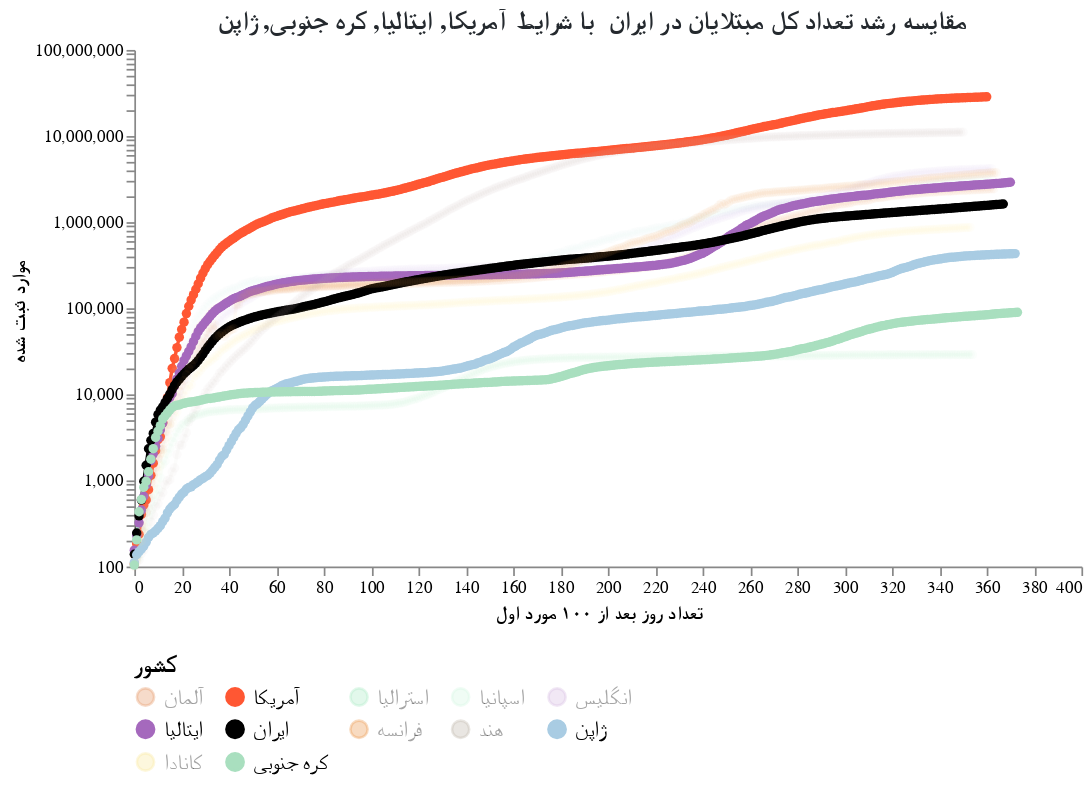

The notebook cell saved with this chart:
### Code cell
#hide_input
chart2 = make_since_chart(['ایران'])
chart2

### Figure 1 — Vega-Lite specification as saved in the notebook (floating-point values rounded to 4 significant figures; data arrays with more than 128 entries replaced by an {"elided": "..."} marker saying what was removed)
{"config": {"view": {"continuousWidth": 400, "continuousHeight": 300, "strokeOpacity": 0}, "axis": {"grid": false}, "title": {"color": "#24292e", "font": "Tahoma", "fontSize": 15}}, "layer": [{"mark": {"type": "line", "color": "black", "opacity": 0.5, "strokeDash": [3, 3]}, "encoding": {"x": {"type": "quantitative", "field": "Days since 100 cases"}, "y": {"type": "quantitative", "field": "Confirmed Cases"}}}, {"mark": {"type": "text", "align": "right", "color": "#FF5733", "dy": -6, "fontSize": 14, "text": "۳۳٪ رشد روزانه"}, "encoding": {"x": {"type": "quantitative", "field": "Days since 100 cases"}, "y": {"type": "quantitative", "field": "Confirmed Cases"}}, "transform": [{"filter": "(datum['Days since 100 cases'] >= 373)"}]}, {"data": {"name": "data-a30ad0f7ce8fe35731c23f00c8b83fa7"}, "mark": {"type": "line", "point": true}, "encoding": {"color": {"type": "nominal", "field": "Country", "legend": {"columns": 5, "labelFont": "Tahoma", "labelFontSize": 13, "orient": "bottom", "symbolLimit": 12, "title": "کشور", "titleFont": "Tahoma", "titleFontSize": 14}, "scale": {"domain": ["آلمان", "آمریکا", "استرالیا", "اسپانیا", "انگلیس", "ایتالیا", "ایران", "فرانسه", "هند", "ژاپن", "کانادا", "کره جنوبی"], "range": ["#E59866", "#FF5733", "#ABEBC6", "#D5F5E3", "#D7BDE2", "#A569BD", "black", "#EB984E", "#C1B7AD", "#A9CCE3", "#F9E79F", "#A9DFBF"]}}, "opacity": {"condition": {"value": 1, "selection": "selector001"}, "value": 0.05}, "tooltip": [{"type": "ordinal", "field": "Country", "title": "کشور"}, {"type": "ordinal", "field": "Date", "title": "تاریخ"}, {"type": "ordinal", "field": "Confirmed Cases", "title": "موارد ثبت شده"}, {"type": "ordinal", "field": "Days since 100 cases", "title": " تعداد روز بعد از ۱۰۰ مورد اول"}], "x": {"type": "quantitative", "axis": {"title": " تعداد روز بعد از ۱۰۰ مورد اول", "titleFont": "Tahoma"}, "field": "Days since 100 cases"}, "y": {"type": "quantitative", "axis": {"title": "موارد ثبت شده", "titleFont": "Tahoma"}, "field": "Confirmed Cases", "scale": {"type": "log"}}}, "selection": {"selector001": {"type": "multi", "fields": ["Country"], "bind": "legend", "init": [{"Country": "ایران"}, {"Country": "آمریکا"}, {"Country": "ایتالیا"}, {"Country": "کره جنوبی"}, {"Country": "ژاپن"}]}}, "width": 550}, {"data": {"name": "data-a30ad0f7ce8fe35731c23f00c8b83fa7"}, "mark": {"type": "text", "align": "right", "dy": -8, "fontWeight": "bold"}, "encoding": {"color": {"type": "nominal", "field": "Country", "legend": {"columns": 5, "labelFont": "Tahoma", "labelFontSize": 13, "orient": "bottom", "symbolLimit": 12, "title": "کشور", "titleFont": "Tahoma", "titleFontSize": 14}, "scale": {"domain": ["آلمان", "آمریکا", "استرالیا", "اسپانیا", "انگلیس", "ایتالیا", "ایران", "فرانسه", "هند", "ژاپن", "کانادا", "کره جنوبی"], "range": ["#E59866", "#FF5733", "#ABEBC6", "#D5F5E3", "#D7BDE2", "#A569BD", "black", "#EB984E", "#C1B7AD", "#A9CCE3", "#F9E79F", "#A9DFBF"]}}, "opacity": {"condition": {"value": 1, "selection": "selector001"}, "value": 0.05}, "text": {"type": "nominal", "field": "Country"}, "tooltip": [{"type": "ordinal", "field": "Country", "title": "کشور"}, {"type": "ordinal", "field": "Date", "title": "تاریخ"}, {"type": "ordinal", "field": "Confirmed Cases", "title": "موارد ثبت شده"}, {"type": "ordinal", "field": "Days since 100 cases", "title": " تعداد روز بعد از ۱۰۰ مورد اول"}], "x": {"type": "quantitative", "axis": {"title": " تعداد روز بعد از ۱۰۰ مورد اول", "titleFont": "Tahoma"}, "field": "Days since 100 cases"}, "y": {"type": "quantitative", "axis": {"title": "موارد ثبت شده", "titleFont": "Tahoma"}, "field": "Confirmed Cases", "scale": {"type": "log"}}}, "transform": [{"filter": "(datum['Date'] >= 1614384000000)"}], "width": 550}], "data": {"name": "data-1e6e4fb2aa5bebd3e21dab201c4ade8b"}, "title": "مقایسه رشد تعداد کل مبتلایان در ایران  با شرایط  آمریکا, ایتالیا, کره جنوبی, ژاپن", "$schema": "https://vega.github.io/schema/vega-lite/v4.8.1.json", "datasets": {"data-1e6e4fb2aa5bebd3e21dab201c4ade8b": {"elided": "374 records"}, "data-a30ad0f7ce8fe35731c23f00c8b83fa7": {"elided": "4362 records"}}}
